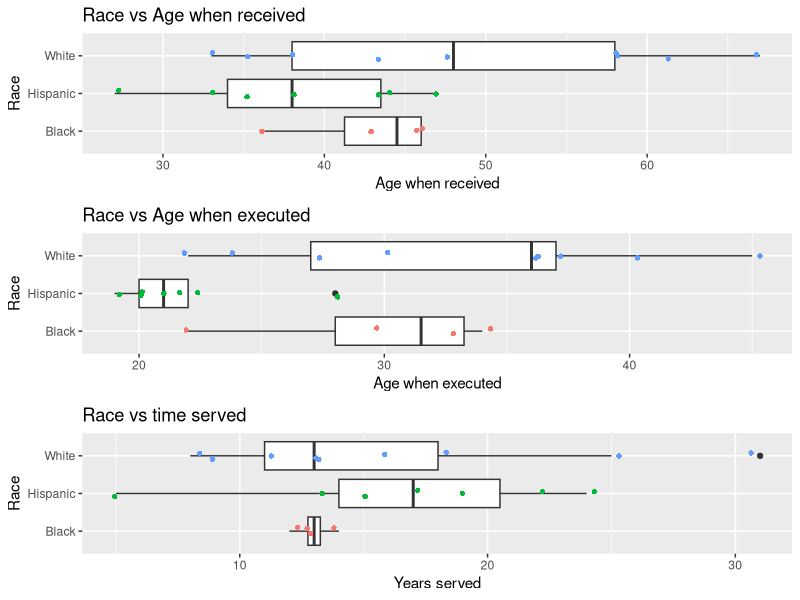

Generate this figure with R:
library(ggplot2)
library(dplyr)
library(gridExtra)

df <- data.frame(
  "Race" = c("Hispanic","White","Black","White","Hispanic","Black","White",
             "White","Hispanic","White","White","Hispanic","White","White",
             "Black","Hispanic","Hispanic","Hispanic","Black","White"),
  "AWR" = c(47,38,46,61,44,43,48,58,38,33,58,43,35,43,36,33,35,27,46,67),
  "AgeExec" = c(28,22,34,36,22,30,37,45,21,24,40,19,27,30,22,20,20,22,33,36),
  "Served" = c(19,16,12,25,22,13,11,13,17,9,18,24,8,13,14,13,15,5,13,31))

g1 <- df %>% 
  ggplot(aes(x=as.factor(Race),y=AWR))+
  geom_boxplot()+
  geom_jitter(shape=16,position=position_jitter(.1),aes(color=Race))+
  coord_flip()+
  ggtitle("Race vs Age when received")+
  xlab("Race") + ylab("Age when received")+
  theme(legend.position = "none")
g2 <- df %>% 
  ggplot(aes(x=as.factor(Race),y=AgeExec))+
  geom_boxplot()+
  geom_jitter(shape=16,position=position_jitter(.1),aes(color=Race))+
  coord_flip()+
  ggtitle("Race vs Age when executed")+
  xlab("Race") + ylab("Age when executed")+
  theme(legend.position = "none")
g3 <- df %>% 
  ggplot(aes(x=as.factor(Race),y=Served))+
  geom_boxplot()+
  geom_jitter(shape=16,position=position_jitter(.1),aes(color=Race))+
  coord_flip()+
  ggtitle("Race vs time served")+
  xlab("Race") + ylab("Years served")+
  theme(legend.position = "none")

grid.arrange(g1,g2,g3,ncol=1)
